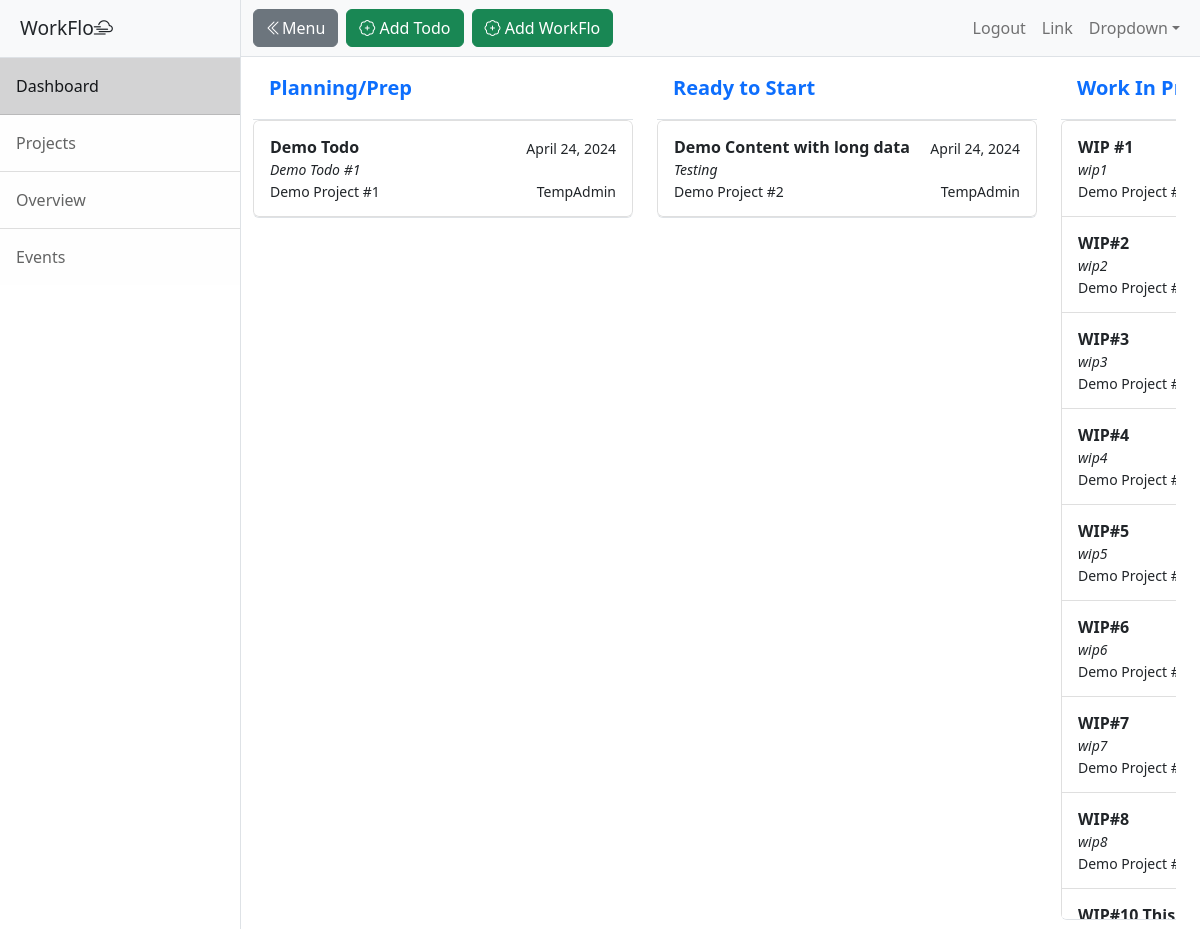
The page /dashboard (signed in) on the database as committed earlier.
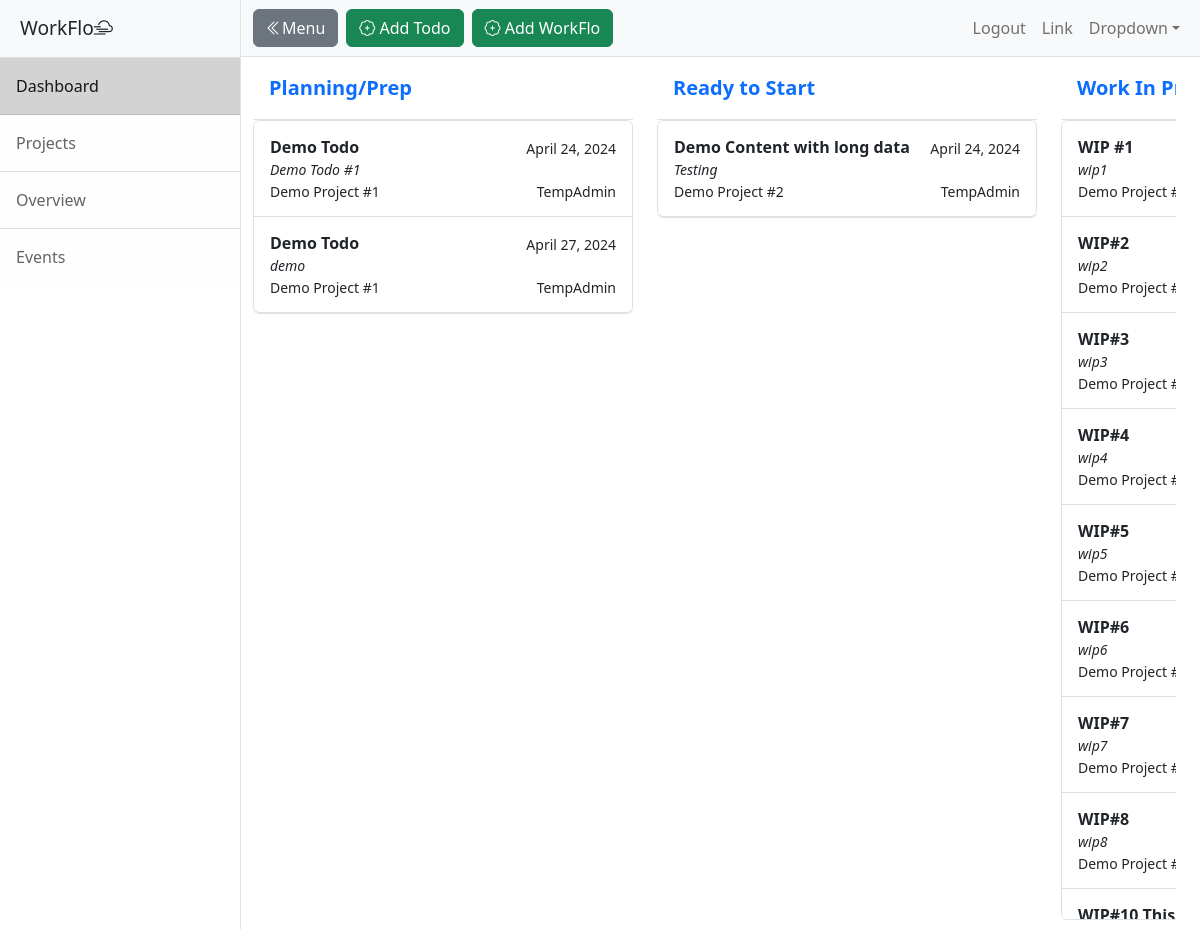
The same page on the database as committed later.
### main.py (models this page shows)
class WorkState(db.Model):
    __tablename__ = "workstate"
    id: Mapped[int] = mapped_column(Integer, primary_key=True)
    work_state: Mapped[str] = mapped_column(String(250), nullable=False)
    work_state_order: Mapped[int] = mapped_column(Integer)

class TodoPost(db.Model):
    __tablename__ = "todo_posts"
    id: Mapped[int] = mapped_column(Integer, primary_key=True)
    title: Mapped[str] = mapped_column(String(250), nullable=False)
    subtitle: Mapped[str] = mapped_column(String(250), nullable=False)
    work_state: Mapped[int] = mapped_column(Integer)
    date: Mapped[str] = mapped_column(String(50))
    body: Mapped[str] = mapped_column(Text, nullable=False)
    project_id: Mapped[int] = mapped_column(ForeignKey("project.id"))
    project = relationship("Project", back_populates="posts")
    author_id: Mapped[int] = mapped_column(ForeignKey("users.id"))
    author = relationship("User",back_populates="posts")
    comments = relationship("Comment", back_populates="parent_post")

class Project(db.Model):
    __tablename__ = "project"
    id: Mapped[int] = mapped_column(Integer, primary_key=True)
    project: Mapped[str] = mapped_column(String(250), nullable=False)
    posts = relationship("TodoPost", back_populates="project")

class User(UserMixin, db.Model):
    __tablename__ = "users"
    id: Mapped[int] = mapped_column(Integer, primary_key=True)
    email: Mapped[str] = mapped_column(String(100), unique=True)
    password: Mapped[str] = mapped_column(String(100))
    name: Mapped[str] = mapped_column(String(1000))
    posts = relationship("TodoPost", back_populates="author")
    comments = relationship("Comment", back_populates="comment_author")

### main.py (the view, shortened to what this page needs)
@app.route("/dashboard", methods=['GET', 'POST'])
@login_required
def dashboard():
    all_work_states = WorkState.query.order_by(WorkState.work_state_order).all()
    all_work_state_list = [all_work_states]
    todos = TodoPost.query.order_by(TodoPost.work_state).all()
    todos_list = [todos]
    available_projects = db.session.query(Project).all()
    projects_list = [(i.id, i.project) for i in available_projects]
    available_work_states = db.session.query(WorkState).all()
    work_state_list = [(i.id, i.work_state) for i in available_work_states]
    form = CreateTodoForm()
    work_state_form = WorkStateForm()
    form.project.choices = projects_list
    form.work_state.choices = work_state_list
    return render_template("dashboard.html", form=form, work_state_form=work_state_form,
                           work_states=all_work_state_list, todos=todos_list,)

### main.py (called while the page is built)
@login_manager.user_loader
def load_user(user_id):
    return db.session.get(User, user_id)

### templates/dashboard.html (shortened to what the changed rows need)
<!DOCTYPE html>
<html lang="en">
    <head>
        <link rel="stylesheet" href="https://cdn.jsdelivr.net/npm/bootstrap-icons@1.11.3/font/bootstrap-icons.min.css">
        <link href="{{ url_for('static', filename='css/styles.css') }}" rel="stylesheet" />
    </head>
    <body>
    {% from "bootstrap5/form.html" import render_form, render_field %}
        <div class="d-flex" id="wrapper">
            <div id="page-content-wrapper">
                <div class="container-fluid">
                    <div class="row dashboard dashboard-scroll flex-nowrap">
                        {% for row in work_states %}
                            {% for work_state in row %}
                        <div class="col-md-auto">
                            <div class="d-flex flex-column align-items-stretch flex-shrink-0 bg-body-tertiary" style="width: 380px;">
                                <a  class="d-flex align-items-center flex-shrink-0 p-3  text-decoration-none border-bottom">
                                  <span class="fs-5 fw-semibold">{{ work_state.work_state }}</span>
                                </a>
                                <div class="list-group list-group border-bottom scrollarea">
                                    {% for row in todos %}
                                    {% for todo in row%}
                                      {% if todo.work_state == work_state.id%}
                                  <a href="{{ url_for('work_view', id=todo.id) }}"  class="list-group-item list-group-item-action py-3 lh-sm" aria-current="true">
                                    <div class="d-flex w-100 align-items-center justify-content-between">
                                      <strong class="mb-1">{{ todo.title }}</strong>
                                      <small>{{ todo.date }}</small>
                                    </div>
                                      <div class="col-8 mb-1 small fst-italic">{{ todo.subtitle }}</div>
                                    <div class="d-flex w-100 align-items-center justify-content-between">
                                        <small>{{ todo.project.project }}</small>
                                        <small>{{ todo.author.name }}</small>
                                    </div>
                                  </a>
                                        {% endif %}
                                    {% endfor %}
                                    {% endfor %}
                                </div>
                              </div>
                        </div>
                            {% endfor %}
                        {% endfor %}
                    </div>
                </div>
            </div>
        </div>
    </body>
</html>

Rows that differ between the two databases and show on the page:
added TodoPost: title "Demo Todo", date "April 27, 2024", subtitle "demo", project.project "Demo Project #1", author.name "TempAdmin"
